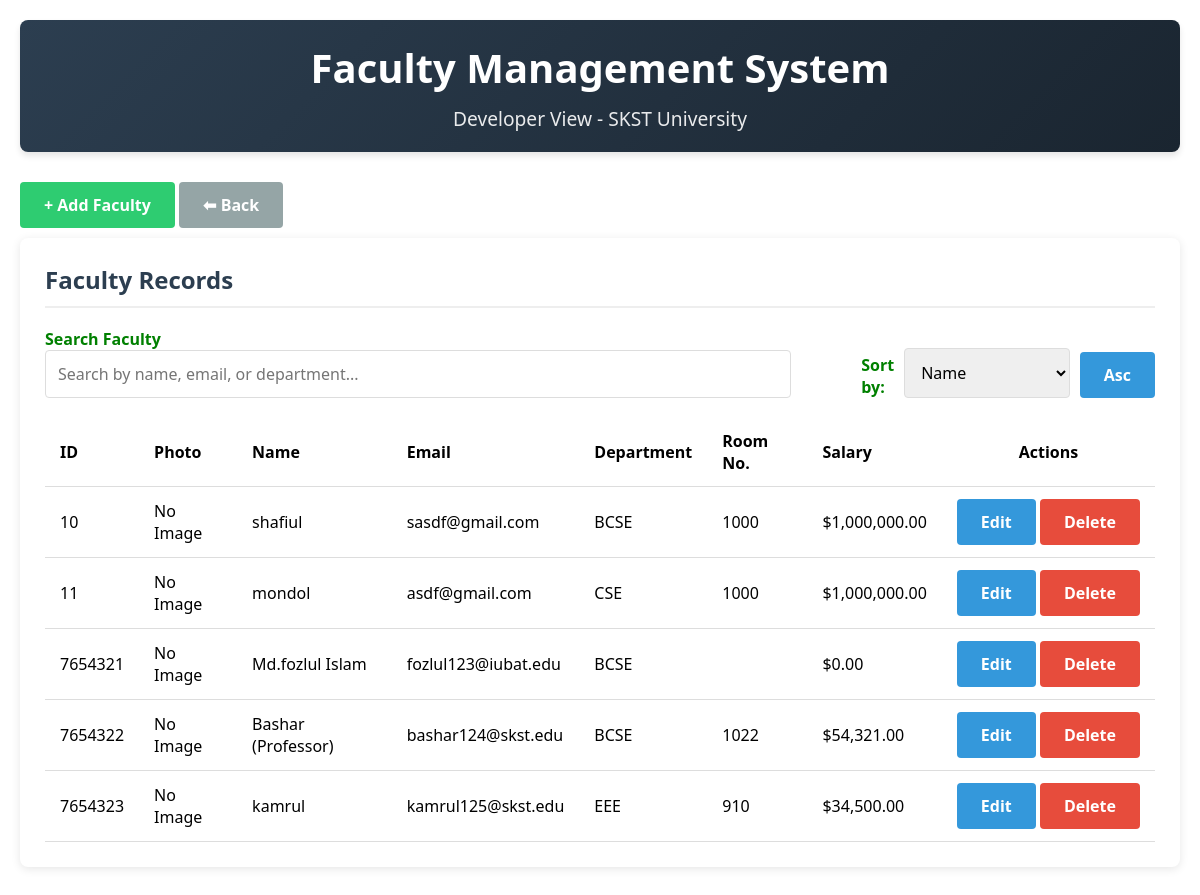
The app's page /faculty/dev_faculty.php, older data.
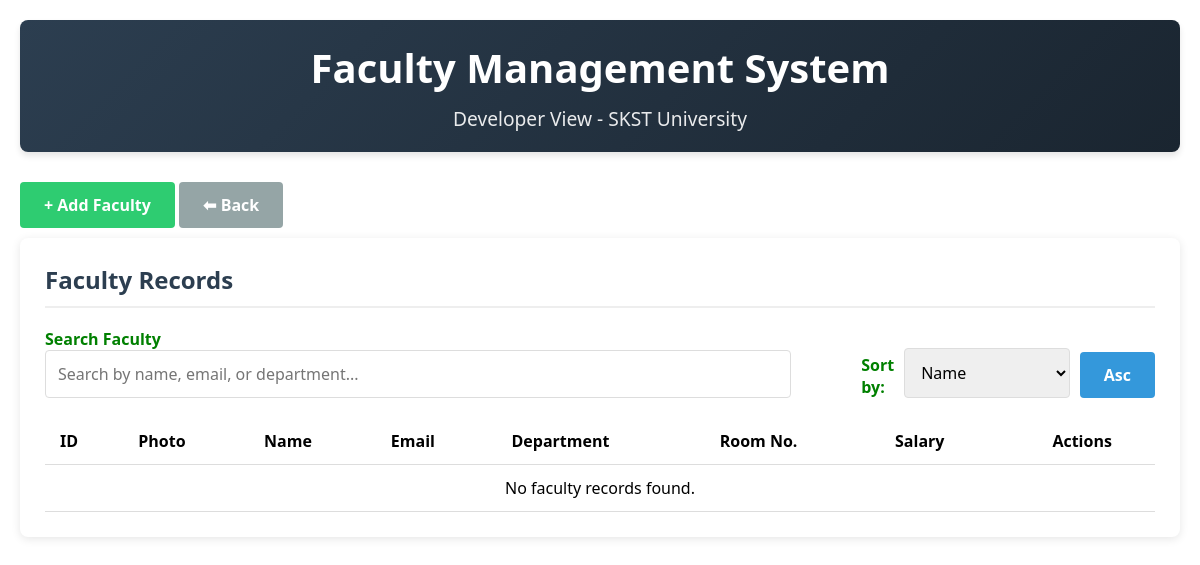
The same page, newer data.
### tables this page shows
CREATE TABLE `faculty` (
  `faculty_id` int(11) NOT NULL,
  `name` varchar(100) DEFAULT NULL,
  `email` varchar(100) DEFAULT NULL,
  `password` varchar(100) DEFAULT NULL,
  `department` varchar(100) DEFAULT NULL,
  `address` varchar(255) DEFAULT NULL,
  `phone` varchar(20) DEFAULT NULL,
  `room_number` varchar(50) DEFAULT NULL,
  `salary` decimal(10,2) DEFAULT NULL,
  `last_login` datetime DEFAULT NULL,
  `profile_picture` varchar(255) DEFAULT NULL
);

### faculty/dev_faculty.php (the view, shortened to what this page needs)
<?php
$host = 'localhost';
$dbname = 'skst_university';
$username = 'root';
$password = '';
try {
    $pdo = new PDO("mysql:host=$host;dbname=$dbname;charset=utf8", $username, $password);
    $pdo->setAttribute(PDO::ATTR_ERRMODE, PDO::ERRMODE_EXCEPTION);
} catch(PDOException $e) {
    die("Connection failed: " . $e->getMessage());
}
$search = $_GET['search'] ?? '';
$sort = $_GET['sort'] ?? 'faculty_id';
$order = $_GET['order'] ?? 'ASC';
$sql = "SELECT * FROM faculty WHERE name LIKE :search OR email LIKE :search OR department LIKE :search ORDER BY $sort $order";
$stmt = $pdo->prepare($sql);
$stmt->execute(['search' => "%$search%"]);
$faculty = $stmt->fetchAll(PDO::FETCH_ASSOC);
?>
<!DOCTYPE html>
<html lang="en">
<head>
</head>
<body>
    <div class="container">
        <header>
            <h1>Faculty Management System</h1>
            <p class="subtitle">Developer View - SKST University</p>
        </header>
        <button id="toggleFormBtn" class="btn btn-primary" style="margin-bottom: 10px; background:#2ecc71">+ Add Faculty</button>
        <button class="btn btn-secondary" onclick="history.back()">⬅ Back</button>
        <div class="card">
            <h2 class="card-title">Faculty Records</h2>
            <div class="search-sort">
                <div class="search-box">
                    <form method="GET">
                        <label for="search">Search Faculty</label>
                        <input type="text" id="search" name="search" placeholder="Search by name, email, or department..." value="<?php echo htmlspecialchars($search); ?>">
                    </form>
                </div>
                <div class="sort-options">
                    <label for="sort">Sort by:</label>
                    <select id="sort" onchange="window.location.href='?search=<?php echo urlencode($search); ?>&sort='+this.value+'&order=<?php echo $order === 'ASC' ? 'DESC' : 'ASC'; ?>'">
                        <option value="name" <?php echo $sort === 'name' ? 'selected' : ''; ?>>Name</option>
                    </select>
                    <button class="btn" onclick="window.location.href='?search=<?php echo urlencode($search); ?>&sort=<?php echo $sort; ?>&order=<?php echo $order === 'ASC' ? 'DESC' : 'ASC'; ?>'">
                        <?php echo $order === 'ASC' ? 'Asc' : 'Desc'; ?>
                    </button>
                </div>
            </div>
            <table>
                <thead>
                    <tr>
                        <th>ID</th>
                        <th>Photo</th>
                        <th>Name</th>
                        <th>Email</th>
                        <th>Department</th>
                        <th>Room No.</th>
                        <th>Salary</th>
                        <th style="text-align:center">Actions</th>
                    </tr>
                </thead>
                <tbody>
                    <?php if (count($faculty) > 0): ?>
                        <?php foreach ($faculty as $f): ?>
                            <tr>
                                <td><?php echo $f['faculty_id']; ?></td>
                                <td>
                                    <?php if ($f['profile_picture']): ?>
                                        <img src="<?php echo $f['profile_picture']; ?>" alt="Profile Picture" class="profile-picture" onclick="viewProfilePicture('<?php echo $f['profile_picture']; ?>')">
                                    <?php else: ?>
                                        <span>No Image</span>
                                    <?php endif; ?>
                                </td>
                                <td><?php echo htmlspecialchars($f['name']); ?></td>
                                <td><?php echo htmlspecialchars($f['email']); ?></td>
                                <td><?php echo htmlspecialchars($f['department']); ?></td>
                                <td><?php echo htmlspecialchars($f['room_number']); ?></td>
                                <td>$<?php echo number_format($f['salary'], 2); ?></td>
                                <td class="actions-cell">
                                    <form method="POST">
                                        <button type="submit" class="btn">Edit</button>
                                    </form>
                                    <form method="POST" onsubmit="return confirm('Are you sure you want to delete this record?');">
                                        <button type="submit" class="btn btn-danger">Delete</button>
                                    </form>
                                </td>
                            </tr>
                        <?php endforeach; ?>
                    <?php else: ?>
                        <tr>
                            <td colspan="8" style="text-align: center;">No faculty records found.</td>
                        </tr>
                    <?php endif; ?>
                </tbody>
            </table>
        </div>
    </div>
</body>
</html>

### faculty/dev_faculty.php (style rules this page uses)
* { box-sizing: border-box; margin: 0; padding: 0; font-family: 'Segoe UI', Tahoma, Geneva, Verdana, sans-serif; }
.container { margin: 0 auto; padding: 20px; }
header { background: linear-gradient(135deg, #2c3e50, #1a2530); color: white; padding: 20px 0; text-align: center; border-radius: 8px; margin-bottom: 30px; box-shadow: 0 4px 6px rgba(0, 0, 0, 0.1); }
h1 { font-size: 2.5rem; margin-bottom: 10px; }
.subtitle { font-size: 1.2rem; opacity: 0.9; }
.card { background: white; border-radius: 8px; padding: 25px; margin-bottom: 30px; box-shadow: 0 2px 10px rgba(0, 0, 0, 0.1); }
.card-title { font-size: 1.5rem; margin-bottom: 20px; color: #2c3e50; border-bottom: 2px solid #eee; padding-bottom: 10px; }
input, select, textarea { width: 100%; padding: 12px; border: 1px solid #ddd; border-radius: 4px; font-size: 16px; transition: border 0.3s; }
.btn { display: inline-block; padding: 12px 24px; background: #3498db; color: white; border: none; border-radius: 4px; cursor: pointer; font-size: 16px; font-weight: 600; transition: background 0.3s; }
.btn-secondary { background: #95a5a6; }
.search-sort { display: flex; justify-content: space-between; margin-bottom: 20px; flex-wrap: wrap; column-gap: 50px; }
.search-box { flex: 1; min-width: 300px; margin-right: 20px; }
.sort-options { display: flex; align-items:self-end; gap: 10px; margin-top: 10px; }
label { color: green; font-weight: bold; }
table { width: 100%; border-collapse: collapse; margin-top: 20px; }
th, td { padding: 12px 15px; text-align: left; border-bottom: 1px solid #ddd; }
th { font-weight: 600; color: black; cursor: pointer; }
.btn-danger { background: #e74c3c; }
.actions-cell { white-space: nowrap; text-align: center; }
.actions-cell form { display: inline-block; }

Row changes from the older to the newer data that the page shows:
removed faculty: faculty_id "10", shows "No Image", name "shafiul", email "sasdf@gmail.com", department "BCSE", room_number "1000", salary "1,000,000.00"
removed faculty: faculty_id "11", shows "No Image", name "mondol", email "asdf@gmail.com", department "CSE", room_number "1000", salary "1,000,000.00"
removed faculty: faculty_id "7654321", shows "No Image", name "Md.fozlul Islam", email "fozlul123@iubat.edu", department "BCSE", salary "0.00"
removed faculty: faculty_id "7654322", shows "No Image", name "Bashar (Professor)", email "bashar124@skst.edu", department "BCSE", room_number "1022", salary "54,321.00"
removed faculty: faculty_id "7654323", shows "No Image", name "kamrul", email "kamrul125@skst.edu", department "EEE", room_number "910", salary "34,500.00"
Text that changed along with them:
text now shown: "No faculty records found."
